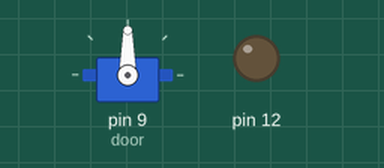
Recording of a sketch running on a simulated Arduino Uno, built with avr-gcc and run on an emulated ATmega328P. Shown: servo, output pins drawn as LEDs (lit = HIGH). Pins used as bus, display or sensor lines are not drawn.

Above: at 0.55 s.
At 1.2 s:
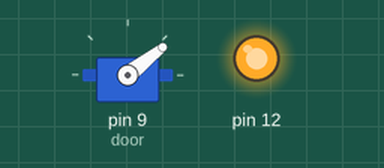
At 1.85 s:
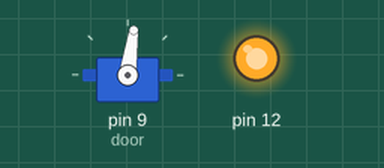
At 3.15 s:
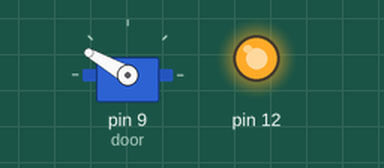
Timing chart, 0 to 6.7 s (numbered marks = the images above):
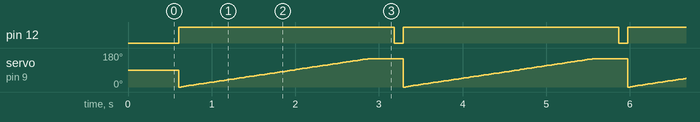

Measured:
- by itself, pin 12: alternates HIGH for 2.6 s and LOW for 0.11 s

The sketch:

nonPiezo.ino
```cpp
// This is the version of the code that doesn't use the Piezo sensor

// Servo library for controlling the door
#include <Servo.h>

// Working with servo and door
Servo door;
int pos = 90;

void setup() {
  // 12 for solenoid, 9 for servo
  pinMode(12, OUTPUT);
  pinMode(9, OUTPUT);

  digitalWrite(12, LOW);
  delay(500);

  door.attach(9); // Telling our servo to use pin 9
  Serial.begin(9600);
}

void loop() {
  digitalWrite(12, LOW);
  delay(100);

  // Solenoid in, door vertical
  for (pos = 180; pos >= 90; pos -= 1) {
    door.write(pos);
  }

  // Solenoid out, door sideways
  digitalWrite(12, HIGH);
  digitalWrite(9, HIGH);

  // 180 degrees wasn't quite what we expected so we changed it to 150
  for (pos = 0; pos <= 150; pos += 1) {
    door.write(pos);
    delay(15);
  }
   delay(300);
}
```
